Frame 1 (no input): blank canvas, image omitted
Frame 60 (the mouse pressed at the canvas centre just before this capture): blank canvas, image omitted
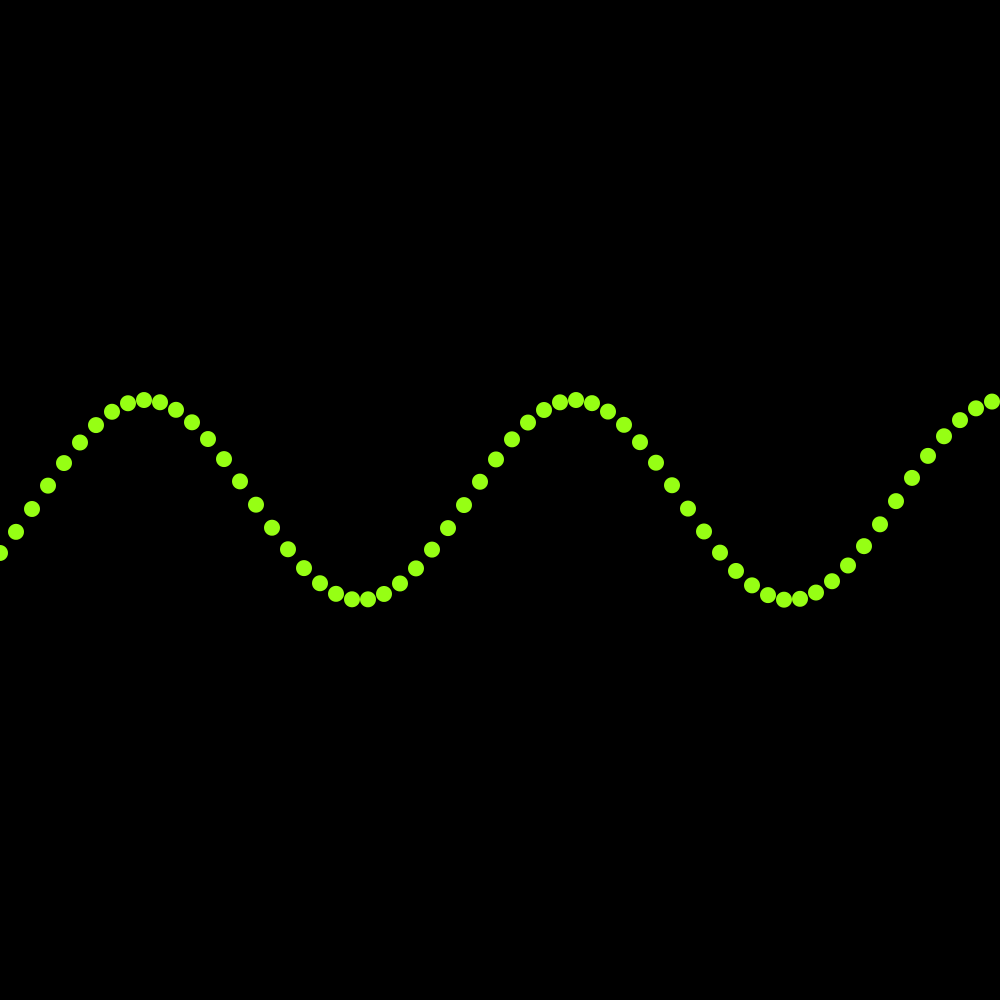
Frame 120 (the mouse held since frame 60 and released just before this capture)

The Processing sketch whose frames 1 and 60 were blank and that drew this single picture after the mouse press (run headless with seeded random() and noise(); from frame 60 on, the mouse is pressed at the canvas centre):

// Processing sketch: mutiplesinwaves
// ── mutiplesinwaves.pde
//I keep getting errors on "NullPointerExeption" and "add Wave does not exist"

int num = 100;

//Wave [] wave = new Wave[num];
ArrayList <Wave> waves = new ArrayList<Wave>(); 
Wave w;

void setup(){
  size(1000,1000);

  
  //w = new Wave();
  
  
}

void draw(){
  background(0);
  //w.display();
  //w.calcWave();
  //w.renderWave();
  
  for(int i = 0; i<waves.size(); i++){
    Wave w = waves.get(i); 
    //w.display(); 
    w.calcWave(); 
    w.renderWave(); 
  }

}

void mousePressed(){
  waves.add(new Wave(mouseX, mouseY)); 

}
// ── Wave.pde
class Wave {
  PVector position; 
  PVector acceleration; 
  int num = 60;
  int [] xPos = new int[num];
  int size = 10;
  
  int xspacing = 16;   // How far apart should each horizontal location be spaced
  int w;              // Width of entire wave

  float theta = 0.0;  // Start angle at 0
  float amplitude = 100.0;  // Height of wave
  float period = random(300,500.0);  // How many pixels before the wave repeats
  float dx;  // Value for incrementing X, a function of period and xspacing
  float [] yvalues;  // Using an array to store height values for the wave
  
  Wave(int x, int y){
    position = new PVector(x, y);
    acceleration = new PVector(0, 0.5);
  
  }
  
  
  void calcWave(){
    w = width+16;
    dx = (TWO_PI / period) * xspacing;
    yvalues = new float[w/xspacing];
    
    theta += random(0.01, 0.09);

    // For every x value, calculate a y value with sine function
    float x = theta;
    for (int i = 0; i < yvalues.length; i++) {
      yvalues[i] = sin(x)*amplitude;
      x+=dx;
    } 
  }
    
  void renderWave(){
    noStroke();
    float c = (map(width, 20, 150, 0, 175));
    fill(150, c, 20);
    // A simple way to draw the wave with an ellipse at each location
    for (int x = 0; x < yvalues.length; x++) {
      ellipse(x*xspacing, height/2+yvalues[x], 16, 16);
    }
  }
    
  
  void display(){
    renderWave();
    calcWave();
  }
}
